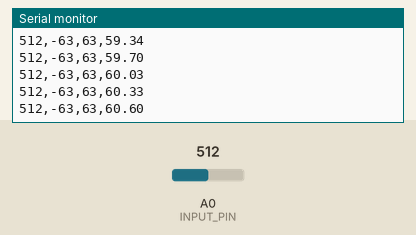
Bench run of a sketch on a simulated Arduino Uno, built with avr-gcc and run on an emulated ATmega328P. On the bench: the last lines printed to the serial monitor. The test bench sets the inputs (shaded band); at power-on: A0 (INPUT_PIN) = 512.

Above: at 1.2 s.
1.3 s: A0 (INPUT_PIN) set to 716
At 2.2 s:
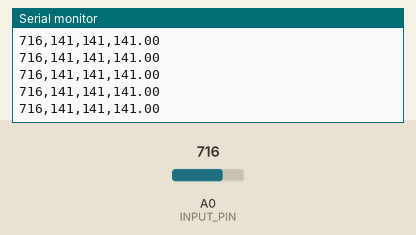
2.8 s: A0 (INPUT_PIN) set to 900
At 3.9 s:
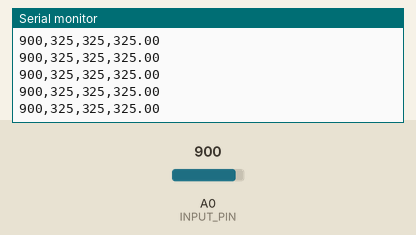
Timing chart, 0 to 5.8 s (numbered marks = the images above; inputs shaded):
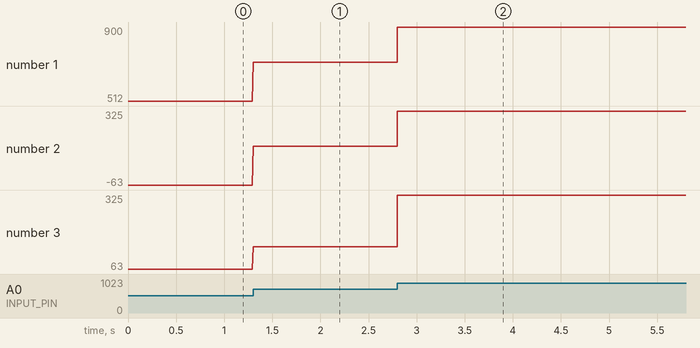

The sketch:

smoothed.ino
```cpp
//  single channel
#define SAMPLE_RATE 500
#define BAUD_RATE 115200
#define INPUT_PIN A0

float smoothed = 0;   // for envelope

void setup() {
  Serial.begin(BAUD_RATE);
}

void loop() {
  static unsigned long past = 0;
  unsigned long present = micros();
  unsigned long interval = present - past;
  past = present;

  static long timer = 0;
  timer -= interval;

  if (timer < 0) {
    timer += 1000000 / SAMPLE_RATE;

    int raw = analogRead(INPUT_PIN);

    // Step 1: Remove baseline (center around 0)
    int centered = raw - 575; //575 is not always constant, need to change depending on the output. Still working on it

    // Step 2: Rectify (make all values positive)
    int rectified = abs(centered);

    // Step 3: Smooth (low-pass filter / envelope)
    smoothed = 0.9 * smoothed + 0.1 * rectified;

    // Output all for debugging
    Serial.print(raw);
    Serial.print(",");
    Serial.print(centered);
    Serial.print(",");
    Serial.print(rectified);
    Serial.print(",");
    Serial.println(smoothed);
  }
}
```

Measured:
- after the input at 1.3 s, the serial monitor: prints a new line at once (image 1)
- plotted number 1: 512 → 716 after the input at 1.3 s
- plotted number 2: -63 → 141 after the input at 1.3 s
- plotted number 3: 63 → 141 after the input at 1.3 s
